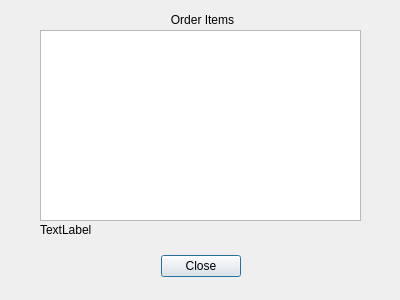
<?xml version="1.0" encoding="UTF-8"?>
<ui version="4.0">
 <class>OrderItemsDialog</class>
 <widget class="QDialog" name="OrderItemsDialog">
  <property name="geometry">
   <rect>
    <x>0</x>
    <y>0</y>
    <width>400</width>
    <height>300</height>
   </rect>
  </property>
  <property name="windowTitle">
   <string>Dialog</string>
  </property>
  <widget class="QDialogButtonBox" name="buttonBox">
   <property name="geometry">
    <rect>
     <x>30</x>
     <y>250</y>
     <width>341</width>
     <height>32</height>
    </rect>
   </property>
   <property name="orientation">
    <enum>Qt::Orientation::Horizontal</enum>
   </property>
   <property name="standardButtons">
    <set>QDialogButtonBox::StandardButton::Close</set>
   </property>
   <property name="centerButtons">
    <bool>true</bool>
   </property>
  </widget>
  <widget class="QTableView" name="tableView">
   <property name="geometry">
    <rect>
     <x>40</x>
     <y>30</y>
     <width>321</width>
     <height>191</height>
    </rect>
   </property>
  </widget>
  <widget class="QLabel" name="label">
   <property name="geometry">
    <rect>
     <x>32</x>
     <y>10</y>
     <width>341</width>
     <height>20</height>
    </rect>
   </property>
   <property name="text">
    <string>Order Items</string>
   </property>
   <property name="alignment">
    <set>Qt::AlignmentFlag::AlignCenter</set>
   </property>
  </widget>
  <widget class="QLabel" name="subtotal_label">
   <property name="geometry">
    <rect>
     <x>40</x>
     <y>220</y>
     <width>321</width>
     <height>20</height>
    </rect>
   </property>
   <property name="text">
    <string>TextLabel</string>
   </property>
  </widget>
 </widget>
 <resources/>
 <connections>
  <connection>
   <sender>buttonBox</sender>
   <signal>clicked(QAbstractButton*)</signal>
   <receiver>OrderItemsDialog</receiver>
   <slot>close()</slot>
   <hints>
    <hint type="sourcelabel">
     <x>200</x>
     <y>255</y>
    </hint>
    <hint type="destinationlabel">
     <x>199</x>
     <y>149</y>
    </hint>
   </hints>
  </connection>
 </connections>
</ui>
